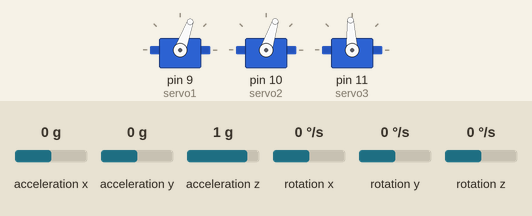
The sketch below on a simulated Arduino Uno, built with avr-gcc and run on an emulated ATmega328P. On the bench: 3 × servo. Inputs (shaded band) come from the test bench; at power-on: acceleration x 0 g, acceleration y 0 g, acceleration z 1 g, rotation x 0 °/s, rotation y 0 °/s, rotation z 0 °/s. What the sketch prints to the serial monitor is not drawn.

Above: at 1.2 s.
1.3 s: acceleration x set to -1.4 g
At 2.0 s:
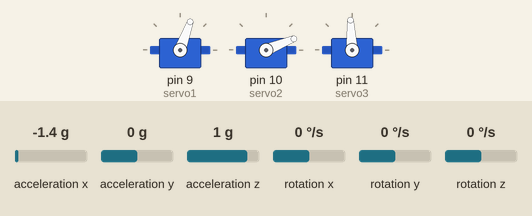
2.8 s: acceleration y set to -1.4 g
At 3.8 s:
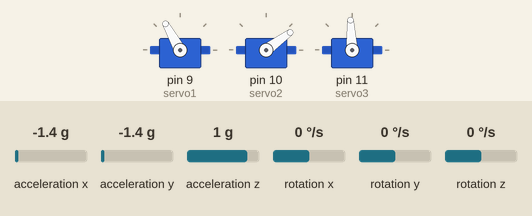
4.3 s: acceleration z set to -1.4 g
At 5.5 s:
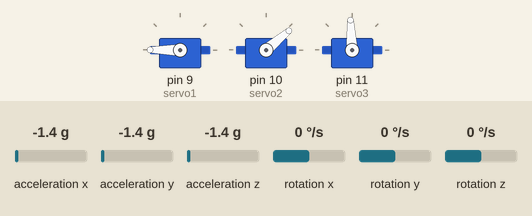
5.8 s: acceleration x set to 0 g
At 6.7 s:
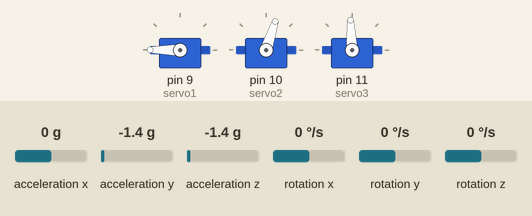
7.3 s: acceleration y set to -0.2 g
8.8 s: acceleration y set to 0.1 g
At 9.2 s:
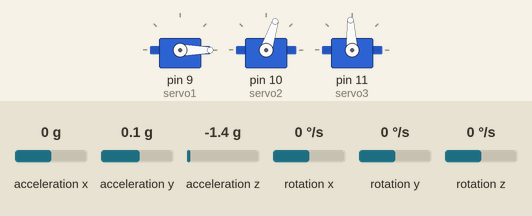
Timing chart, 0 to 11.3 s (numbered marks = the images above; inputs shaded):
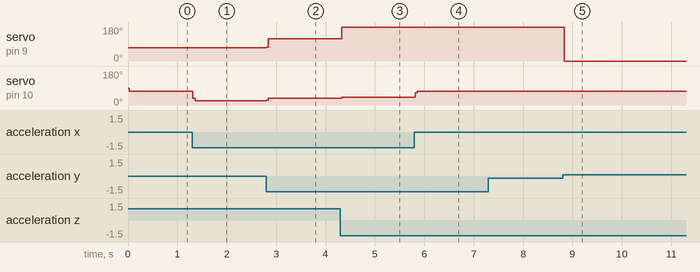

The sketch:

_Arduino_nano_MyServo_GY-521_2_et_1servo_stabilisation_Laser.ino
```cpp
#include <Wire.h>
#include <MPU6050.h>
MPU6050 mpu;

#include <Servo.h>
Servo servo1;  // create servo object to control a servo
Servo servo2;  // create servo object to control a servo
Servo servo3;  // create servo object to control a servo

float Angini1=70, Angini2 = 72, Angini3 = 93;
float angle1=Angini1, angle2=Angini2, angle3=Angini3;

#include <SoftwareSerial.h>
SoftwareSerial Laser(7,8);//RX TX
char b;
char c;
float dis=0;

float roll=0;
float pitch=0;

void setup() {
  Serial.begin(115200);

  servo1.attach(9);  // attaches the servo on pin 9 to the servo object
  servo2.attach(10);  // attaches the servo on pin 10 to the servo object
  servo3.attach(11);  // attaches the servo on pin 911 to the servo object

  Serial.println("Initialize MPU6050");
  while(!mpu.begin(MPU6050_SCALE_2000DPS, MPU6050_RANGE_2G))  {
    Serial.println("Could not find a valid MPU6050 sensor, check wiring!");
    delay(500);  }

  servo1.write(angle1);
  delay(20);
  servo2.write(angle2);
  delay(20);
  servo3.write(angle3);
  delay(20);

  Laser.begin(19200);
  Serial.println("Arduino A : je suis pret a recevoir/emettre");
  }

void loop(){

  if (Serial.available()) {

    b=Serial.read();
    Laser.print('D');
   }

  if (Laser.available()) {
    for (int i = 0 ; i < 4 ; i++){
      if(i==2){
        dis=Laser.parseFloat();
        if(dis>0){
          Serial.println(dis);
        }
      }else{
        Laser.parseFloat();
      }
    }

  }

 for (int i = 0; i < 10; i++) {
    Vector normAccel = mpu.readNormalizeAccel();
    roll = roll + (0.1*((atan2(normAccel.YAxis, normAccel.ZAxis)*180.0)/M_PI));
    pitch = pitch + (0.1*(-(atan2(normAccel.XAxis, sqrt(normAccel.YAxis*normAccel.YAxis + normAccel.ZAxis*normAccel.ZAxis))*180.0)/M_PI));
 }

 for (int j = 0; j < 10; j++) {
    angle1=Angini1-(0.1*j*roll);
    angle2=Angini2-(0.1*j*pitch);
 }
  servo2.write(angle2);
  servo1.write(angle1);
  delay(20);
  roll=0;
  pitch=0;

}
```

Measured:
- the behaviour switches between -0.1 and 0 g on acceleration y (found by bisection; images 4 and 5)
- after the input at 1.3 s, servo on pin 10 (servo2): 72° → 22° at once
- after the input at 2.8 s, servo on pin 9 (servo1): 70° → 119° at once; servo on pin 10 (servo2): 22° → 36° at once
- after the input at 4.3 s, servo on pin 9 (servo1): 119° → 180° at once; servo on pin 10 (servo2): 36° → 40° at once
- after the input at 5.8 s, servo on pin 10 (servo2): 40° → 72° at once
- after the input at 7.3 s, every drawn part: stays the same
- after the input at 8.8 s, servo on pin 9 (servo1): 180° → 0° at once
